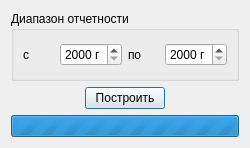
<?xml version="1.0" encoding="UTF-8"?>
<ui version="4.0">
 <class>winReport</class>
 <widget class="QDialog" name="winReport">
  <property name="geometry">
   <rect>
    <x>0</x>
    <y>0</y>
    <width>250</width>
    <height>148</height>
   </rect>
  </property>
  <property name="maximumSize">
   <size>
    <width>250</width>
    <height>148</height>
   </size>
  </property>
  <property name="windowTitle">
   <string>Построить отчет</string>
  </property>
  <layout class="QVBoxLayout" name="verticalLayout">
   <item>
    <widget class="QGroupBox" name="groupBox">
     <property name="title">
      <string>Диапазон отчетности</string>
     </property>
     <layout class="QHBoxLayout" name="horizontalLayout">
      <item>
       <widget class="QLabel" name="label">
        <property name="text">
         <string>с</string>
        </property>
       </widget>
      </item>
      <item>
       <widget class="QSpinBox" name="sbFrom">
        <property name="suffix">
         <string> г</string>
        </property>
        <property name="minimum">
         <number>2000</number>
        </property>
        <property name="maximum">
         <number>3000</number>
        </property>
       </widget>
      </item>
      <item>
       <widget class="QLabel" name="label_2">
        <property name="text">
         <string>по</string>
        </property>
       </widget>
      </item>
      <item>
       <widget class="QSpinBox" name="sbTo">
        <property name="suffix">
         <string> г</string>
        </property>
        <property name="minimum">
         <number>2000</number>
        </property>
        <property name="maximum">
         <number>3000</number>
        </property>
       </widget>
      </item>
     </layout>
    </widget>
   </item>
   <item>
    <layout class="QHBoxLayout" name="horizontalLayout_2">
     <item>
      <spacer name="horizontalSpacer">
       <property name="orientation">
        <enum>Qt::Horizontal</enum>
       </property>
       <property name="sizeHint" stdset="0">
        <size>
         <width>40</width>
         <height>20</height>
        </size>
       </property>
      </spacer>
     </item>
     <item>
      <widget class="QPushButton" name="pbMake">
       <property name="text">
        <string>Построить</string>
       </property>
      </widget>
     </item>
     <item>
      <spacer name="horizontalSpacer_2">
       <property name="orientation">
        <enum>Qt::Horizontal</enum>
       </property>
       <property name="sizeHint" stdset="0">
        <size>
         <width>40</width>
         <height>20</height>
        </size>
       </property>
      </spacer>
     </item>
    </layout>
   </item>
   <item>
    <widget class="QProgressBar" name="pbrStatus">
     <property name="maximum">
      <number>0</number>
     </property>
     <property name="value">
      <number>0</number>
     </property>
     <property name="textVisible">
      <bool>false</bool>
     </property>
     <property name="format">
      <string>%v/%m</string>
     </property>
    </widget>
   </item>
  </layout>
 </widget>
 <resources/>
 <connections/>
</ui>
